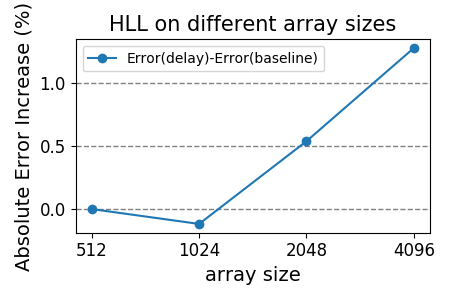

Here is the Python script that generated this plot:
pcap_file_name="equinix-chicago.dirA.20160121-130000.UTC.anon.pcap"

from data_helper.data_path_helper.sketch_cp_path_helper import get_sketch_cp_hll_path
from python_lib.pkl_saver import PklSaver

from statistics import median
import matplotlib.pyplot as plt


row = 1
# width = 4096
epoch = 1

size_normal = []
size_sketch_aug = []
epoch = 1

diff = []

for width in [512, 1024, 2048, 4096]:
    cp_output_path = get_sketch_cp_hll_path(hash_set_num=1, w=width, d=row, l=1, sketch_aug=False, crc=True, epoch=epoch, pcap_file_name=pcap_file_name)
    saver = PklSaver(cp_output_path, "data.pkl")
    data = saver.load()
    a = median(data)
    size_normal.append(a)

    cp_output_path = get_sketch_cp_hll_path(hash_set_num=1, w=width, d=row, l=1, sketch_aug=True, crc=True, epoch=epoch, pcap_file_name=pcap_file_name)
    saver = PklSaver(cp_output_path, "data.pkl")
    data = saver.load()
    b = median(data)
    size_sketch_aug.append(b)

    diff.append(b - a)

print(size_normal)
print(size_sketch_aug)


fig_size = (4.5, 3)

fig, ax = plt.subplots(figsize=fig_size)

linest = "-"
markerst = 'o'

x_label = ["512", "1024", "2048", "4096"]
ax.plot(x_label, diff, label='Error(delay)-Error(baseline)', color="C0", marker=markerst, linestyle=linest)
# ax.plot(x_label, size_sketch_aug, label='simulation', color="C1", marker=markerst, linestyle=linest)
ax.set_ylabel('Absolute Error Increase (%)', fontsize=14)
ax.set_xlabel('array size', fontsize=14)
plt.tick_params(labelsize=12)
plt.grid(color='gray', linestyle='--', linewidth=1, axis='y')
# plt.xticks(x_label)
ax.set_title('HLL on different array sizes', fontsize=15)
# from matplotlib.ticker import MultipleLocator
# ax.yaxis.set_major_locator(MultipleLocator(2))

fig.tight_layout()
plt.legend()
plt.savefig("/Users/hnamkung/Desktop/plot4.png")
plt.show()
